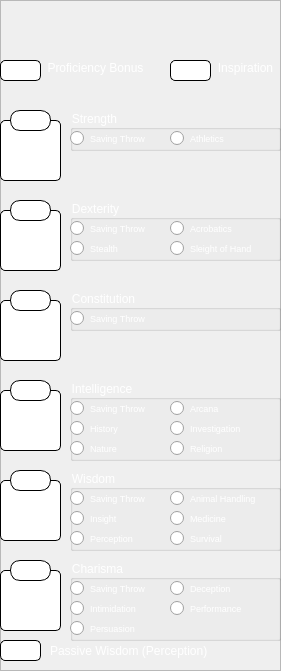
     <widget class="QFrame" name="frame_2">
      <property name="geometry">
       <rect>
        <x>0</x>
        <y>20</y>
        <width>281</width>
        <height>671</height>
       </rect>
      </property>
      <property name="frameShape">
       <enum>QFrame::StyledPanel</enum>
      </property>
      <property name="frameShadow">
       <enum>QFrame::Raised</enum>
      </property>
      <widget class="QLabel" name="label_22">
       <property name="geometry">
        <rect>
         <x>50</x>
         <y>640</y>
         <width>171</width>
         <height>21</height>
        </rect>
       </property>
       <property name="styleSheet">
        <string notr="true">color: rgb(255, 255, 255);</string>
       </property>
       <property name="text">
        <string>Passive Wisdom (Perception)</string>
       </property>
      </widget>
      <widget class="QLineEdit" name="CharismaMod">
       <property name="geometry">
        <rect>
         <x>10</x>
         <y>560</y>
         <width>41</width>
         <height>21</height>
        </rect>
       </property>
       <property name="styleSheet">
        <string notr="true"> background-color: white;
 border-style: solid;
 border-width:1px;
 border-radius:10px;
 border-color: black;</string>
       </property>
       <property name="text">
        <string/>
       </property>
       <property name="maxLength">
        <number>2</number>
       </property>
       <property name="alignment">
        <set>Qt::AlignCenter</set>
       </property>
      </widget>
      <widget class="QLineEdit" name="ConstitutionMod">
       <property name="geometry">
        <rect>
         <x>10</x>
         <y>290</y>
         <width>41</width>
         <height>21</height>
        </rect>
       </property>
       <property name="styleSheet">
        <string notr="true"> background-color: white;
 border-style: solid;
 border-width:1px;
 border-radius:10px;
 border-color: black;</string>
       </property>
       <property name="text">
        <string/>
       </property>
       <property name="maxLength">
        <number>2</number>
       </property>
       <property name="alignment">
        <set>Qt::AlignCenter</set>
       </property>
      </widget>
      <widget class="QLineEdit" name="Inspiration">
       <property name="geometry">
        <rect>
         <x>170</x>
         <y>60</y>
         <width>41</width>
         <height>21</height>
        </rect>
       </property>
       <property name="styleSheet">
        <string notr="true"> background-color: white;
 border-style: solid;
 border-width:1px;
 border-radius:5px;
 border-color: black;</string>
       </property>
       <property name="text">
        <string/>
       </property>
       <property name="alignment">
        <set>Qt::AlignCenter</set>
       </property>
      </widget>
      <widget class="QLineEdit" name="WisdomMod">
       <property name="geometry">
        <rect>
         <x>10</x>
         <y>470</y>
         <width>41</width>
         <height>21</height>
        </rect>
       </property>
       <property name="styleSheet">
        <string notr="true"> background-color: white;
 border-style: solid;
 border-width:1px;
 border-radius:10px;
 border-color: black;</string>
       </property>
       <property name="text">
        <string/>
       </property>
       <property name="maxLength">
        <number>2</number>
       </property>
       <property name="alignment">
        <set>Qt::AlignCenter</set>
       </property>
      </widget>
      <widget class="QGroupBox" name="groupBox_3">
       <property name="geometry">
        <rect>
         <x>70</x>
         <y>290</y>
         <width>211</width>
         <height>41</height>
        </rect>
       </property>
       <property name="styleSheet">
        <string notr="true">color: rgb(255, 255, 255);</string>
       </property>
       <property name="title">
        <string>Constitution</string>
       </property>
       <widget class="QRadioButton" name="ConstitutionSave">
        <property name="geometry">
         <rect>
          <x>0</x>
          <y>20</y>
          <width>101</width>
          <height>17</height>
         </rect>
        </property>
        <property name="font">
         <font>
          <pointsize>7</pointsize>
         </font>
        </property>
        <property name="styleSheet">
         <string notr="true">color: rgb(255, 255, 255);</string>
        </property>
        <property name="text">
         <string>Saving Throw</string>
        </property>
        <property name="autoExclusive">
         <bool>false</bool>
        </property>
       </widget>
      </widget>
      <widget class="QLineEdit" name="PassivePerception">
       <property name="geometry">
        <rect>
         <x>0</x>
         <y>640</y>
         <width>41</width>
         <height>21</height>
        </rect>
       </property>
       <property name="styleSheet">
        <string notr="true"> background-color: white;
 border-style: solid;
 border-width:1px;
 border-radius:5px;
 border-color: black;</string>
       </property>
       <property name="text">
        <string/>
       </property>
       <property name="alignment">
        <set>Qt::AlignCenter</set>
       </property>
      </widget>
      <widget class="QGroupBox" name="groupBox_2">
       <property name="geometry">
        <rect>
         <x>70</x>
         <y>200</y>
         <width>211</width>
         <height>61</height>
        </rect>
       </property>
       <property name="styleSheet">
        <string notr="true">color: rgb(255, 255, 255);</string>
       </property>
       <property name="title">
        <string>Dexterity</string>
       </property>
       <widget class="QRadioButton" name="DexteritySave">
        <property name="geometry">
         <rect>
          <x>0</x>
          <y>20</y>
          <width>101</width>
          <height>17</height>
         </rect>
        </property>
        <property name="font">
         <font>
          <pointsize>7</pointsize>
         </font>
        </property>
        <property name="styleSheet">
         <string notr="true">color: rgb(255, 255, 255);</string>
        </property>
        <property name="text">
         <string>Saving Throw</string>
        </property>
        <property name="autoExclusive">
         <bool>false</bool>
        </property>
       </widget>
       <widget class="QRadioButton" name="Acrobatics">
        <property name="geometry">
         <rect>
          <x>100</x>
          <y>20</y>
          <width>81</width>
          <height>17</height>
         </rect>
        </property>
        <property name="font">
         <font>
          <pointsize>7</pointsize>
         </font>
        </property>
        <property name="styleSheet">
         <string notr="true">color: rgb(255, 255, 255);</string>
        </property>
        <property name="text">
         <string>Acrobatics</string>
        </property>
        <property name="autoExclusive">
         <bool>false</bool>
        </property>
       </widget>
       <widget class="QRadioButton" name="SleightOfHand">
        <property name="geometry">
         <rect>
          <x>100</x>
          <y>40</y>
          <width>111</width>
          <height>17</height>
         </rect>
        </property>
        <property name="font">
         <font>
          <pointsize>7</pointsize>
         </font>
        </property>
        <property name="styleSheet">
         <string notr="true">color: rgb(255, 255, 255);</string>
        </property>
        <property name="text">
         <string>Sleight of Hand</string>
        </property>
        <property name="autoExclusive">
         <bool>false</bool>
        </property>
       </widget>
       <widget class="QRadioButton" name="Stealth">
        <property name="geometry">
         <rect>
          <x>0</x>
          <y>40</y>
          <width>61</width>
          <height>17</height>
         </rect>
        </property>
        <property name="font">
         <font>
          <pointsize>7</pointsize>
         </font>
        </property>
        <property name="styleSheet">
         <string notr="true">color: rgb(255, 255, 255);</string>
        </property>
        <property name="text">
         <string>Stealth</string>
        </property>
        <property name="autoExclusive">
         <bool>false</bool>
        </property>
       </widget>
       <zorder>DexteritySave</zorder>
       <zorder>SleightOfHand</zorder>
       <zorder>Stealth</zorder>
       <zorder>Acrobatics</zorder>
      </widget>
      <widget class="QLineEdit" name="StrengthMod">
       <property name="geometry">
        <rect>
         <x>10</x>
         <y>110</y>
         <width>41</width>
         <height>21</height>
        </rect>
       </property>
       <property name="styleSheet">
        <string notr="true"> background-color: white;
 border-style: solid;
 border-width:1px;
 border-radius:10px;
 border-color: black;</string>
       </property>
       <property name="text">
        <string/>
       </property>
       <property name="maxLength">
        <number>2</number>
       </property>
       <property name="alignment">
        <set>Qt::AlignCenter</set>
       </property>
      </widget>
      <widget class="QGroupBox" name="groupBox_4">
       <property name="geometry">
        <rect>
         <x>70</x>
         <y>380</y>
         <width>211</width>
         <height>81</height>
        </rect>
       </property>
       <property name="styleSheet">
        <string notr="true">color: rgb(255, 255, 255);</string>
       </property>
       <property name="title">
        <string>Intelligence</string>
       </property>
       <widget class="QRadioButton" name="IntelligenceSave">
        <property name="geometry">
         <rect>
          <x>0</x>
          <y>20</y>
          <width>101</width>
          <height>17</height>
         </rect>
        </property>
        <property name="font">
         <font>
          <pointsize>7</pointsize>
         </font>
        </property>
        <property name="styleSheet">
         <string notr="true">color: rgb(255, 255, 255);</string>
        </property>
        <property name="text">
         <string>Saving Throw</string>
        </property>
        <property name="autoExclusive">
         <bool>false</bool>
        </property>
       </widget>
       <widget class="QRadioButton" name="Arcana">
        <property name="geometry">
         <rect>
          <x>100</x>
          <y>20</y>
          <width>71</width>
          <height>17</height>
         </rect>
        </property>
        <property name="font">
         <font>
          <pointsize>7</pointsize>
         </font>
        </property>
        <property name="styleSheet">
         <string notr="true">color: rgb(255, 255, 255);</string>
        </property>
        <property name="text">
         <string>Arcana</string>
        </property>
        <property name="autoExclusive">
         <bool>false</bool>
        </property>
       </widget>
       <widget class="QRadioButton" name="History">
        <property name="geometry">
         <rect>
          <x>0</x>
          <y>40</y>
          <width>61</width>
          <height>17</height>
         </rect>
        </property>
        <property name="font">
         <font>
          <pointsize>7</pointsize>
         </font>
        </property>
        <property name="styleSheet">
         <string notr="true">color: rgb(255, 255, 255);</string>
        </property>
        <property name="text">
         <string>History</string>
        </property>
        <property name="autoExclusive">
         <bool>false</bool>
        </property>
       </widget>
       <widget class="QRadioButton" name="Investigation">
        <property name="geometry">
         <rect>
          <x>100</x>
          <y>40</y>
          <width>101</width>
          <height>17</height>
         </rect>
        </property>
        <property name="font">
         <font>
          <pointsize>7</pointsize>
         </font>
        </property>
        <property name="styleSheet">
         <string notr="true">color: rgb(255, 255, 255);</string>
        </property>
        <property name="text">
         <string>Investigation</string>
        </property>
        <property name="autoExclusive">
         <bool>false</bool>
        </property>
       </widget>
       <widget class="QRadioButton" name="Nature">
        <property name="geometry">
         <rect>
          <x>0</x>
          <y>60</y>
          <width>61</width>
          <height>17</height>
         </rect>
        </property>
        <property name="font">
         <font>
          <pointsize>7</pointsize>
         </font>
        </property>
        <property name="styleSheet">
         <string notr="true">color: rgb(255, 255, 255);</string>
        </property>
        <property name="text">
         <string>Nature</string>
        </property>
        <property name="autoExclusive">
         <bool>false</bool>
        </property>
       </widget>
       <widget class="QRadioButton" name="Religion">
        <property name="geometry">
         <rect>
          <x>100</x>
          <y>60</y>
          <width>71</width>
          <height>17</height>
         </rect>
        </property>
        <property name="font">
         <font>
          <pointsize>7</pointsize>
         </font>
        </property>
        <property name="styleSheet">
         <string notr="true">color: rgb(255, 255, 255);</string>
        </property>
        <property name="text">
         <string>Religion</string>
        </property>
        <property name="autoExclusive">
         <bool>false</bool>
        </property>
       </widget>
       <zorder>Religion</zorder>
       <zorder>Investigation</zorder>
       <zorder>Arcana</zorder>
       <zorder>Nature</zorder>
       <zorder>IntelligenceSave</zorder>
       <zorder>History</zorder>
      </widget>
      <widget class="QLineEdit" name="Charisma">
       <property name="geometry">
        <rect>
         <x>0</x>
         <y>570</y>
         <width>61</width>
         <height>61</height>
        </rect>
       </property>
       <property name="font">
        <font>
         <pointsize>12</pointsize>
        </font>
       </property>
       <property name="styleSheet">
        <string notr="true"> background-color: white;
 border-style: solid;
 border-width:1px;
 border-radius:5px;
 border-color: black;</string>
       </property>
       <property name="text">
        <string/>
       </property>
       <property name="maxLength">
        <number>2</number>
       </property>
       <property name="alignment">
        <set>Qt::AlignCenter</set>
       </property>
      </widget>
      <widget class="QLineEdit" name="Strength">
       <property name="geometry">
        <rect>
         <x>0</x>
         <y>120</y>
         <width>61</width>
         <height>61</height>
        </rect>
       </property>
       <property name="font">
        <font>
         <pointsize>12</pointsize>
        </font>
       </property>
       <property name="styleSheet">
        <string notr="true"> background-color: white;
 border-style: solid;
 border-width:1px;
 border-radius:5px;
 border-color: black;</string>
       </property>
       <property name="inputMask">
        <string/>
       </property>
       <property name="text">
        <string/>
       </property>
       <property name="maxLength">
        <number>2</number>
       </property>
       <property name="alignment">
        <set>Qt::AlignCenter</set>
       </property>
      </widget>
      <widget class="QLineEdit" name="Intelligence">
       <property name="geometry">
        <rect>
         <x>0</x>
         <y>390</y>
         <width>61</width>
         <height>61</height>
        </rect>
       </property>
       <property name="font">
        <font>
         <pointsize>12</pointsize>
        </font>
       </property>
       <property name="styleSheet">
        <string notr="true"> background-color: white;
 border-style: solid;
 border-width:1px;
 border-radius:5px;
 border-color: black;</string>
       </property>
       <property name="text">
        <string/>
       </property>
       <property name="maxLength">
        <number>2</number>
       </property>
       <property name="alignment">
        <set>Qt::AlignCenter</set>
       </property>
      </widget>
      <widget class="QGroupBox" name="groupBox_6">
       <property name="geometry">
        <rect>
         <x>70</x>
         <y>560</y>
         <width>211</width>
         <height>81</height>
        </rect>
       </property>
       <property name="styleSheet">
        <string notr="true">color: rgb(255, 255, 255);</string>
       </property>
       <property name="title">
        <string>Charisma</string>
       </property>
       <widget class="QRadioButton" name="CharismaSave">
        <property name="geometry">
         <rect>
          <x>0</x>
          <y>20</y>
          <width>101</width>
          <height>17</height>
         </rect>
        </property>
        <property name="font">
         <font>
          <pointsize>7</pointsize>
         </font>
        </property>
        <property name="styleSheet">
         <string notr="true">color: rgb(255, 255, 255);</string>
        </property>
        <property name="text">
         <string>Saving Throw</string>
        </property>
        <property name="autoExclusive">
         <bool>false</bool>
        </property>
       </widget>
       <widget class="QRadioButton" name="Deception">
        <property name="geometry">
         <rect>
          <x>100</x>
          <y>20</y>
          <width>81</width>
          <height>17</height>
         </rect>
        </property>
        <property name="font">
         <font>
          <pointsize>7</pointsize>
         </font>
        </property>
        <property name="styleSheet">
         <string notr="true">color: rgb(255, 255, 255);</string>
        </property>
        <property name="text">
         <string>Deception</string>
        </property>
        <property name="autoExclusive">
         <bool>false</bool>
        </property>
       </widget>
       <widget class="QRadioButton" name="Intimidation">
        <property name="geometry">
         <rect>
          <x>0</x>
          <y>40</y>
          <width>91</width>
          <height>17</height>
         </rect>
        </property>
        <property name="font">
         <font>
          <pointsize>7</pointsize>
         </font>
        </property>
        <property name="styleSheet">
         <string notr="true">color: rgb(255, 255, 255);</string>
        </property>
        <property name="text">
         <string>Intimidation</string>
        </property>
        <property name="autoExclusive">
         <bool>false</bool>
        </property>
       </widget>
       <widget class="QRadioButton" name="Performance">
        <property name="geometry">
         <rect>
          <x>100</x>
          <y>40</y>
          <width>91</width>
          <height>17</height>
         </rect>
        </property>
        <property name="font">
         <font>
          <pointsize>7</pointsize>
         </font>
        </property>
        <property name="styleSheet">
         <string notr="true">color: rgb(255, 255, 255);</string>
        </property>
        <property name="text">
         <string>Performance</string>
        </property>
        <property name="autoExclusive">
         <bool>false</bool>
        </property>
       </widget>
       <widget class="QRadioButton" name="Persuassion">
        <property name="geometry">
         <rect>
          <x>0</x>
          <y>60</y>
          <width>81</width>
          <height>17</height>
         </rect>
        </property>
        <property name="font">
         <font>
          <pointsize>7</pointsize>
         </font>
        </property>
        <property name="styleSheet">
         <string notr="true">color: rgb(255, 255, 255);</string>
        </property>
        <property name="text">
         <string>Persuasion</string>
        </property>
        <property name="autoExclusive">
         <bool>false</bool>
        </property>
       </widget>
       <zorder>Performance</zorder>
       <zorder>Intimidation</zorder>
       <zorder>CharismaSave</zorder>
       <zorder>Persuassion</zorder>
       <zorder>Deception</zorder>
      </widget>
      <widget class="QLineEdit" name="DexterityMod">
       <property name="geometry">
        <rect>
         <x>10</x>
         <y>200</y>
         <width>41</width>
         <height>21</height>
        </rect>
       </property>
       <property name="styleSheet">
        <string notr="true"> background-color: white;
 border-style: solid;
 border-width:1px;
 border-radius:10px;
 border-color: black;</string>
       </property>
       <property name="text">
        <string/>
       </property>
       <property name="maxLength">
        <number>2</number>
       </property>
       <property name="alignment">
        <set>Qt::AlignCenter</set>
       </property>
      </widget>
      <widget class="QGroupBox" name="groupBox_5">
       <property name="geometry">
        <rect>
         <x>70</x>
         <y>470</y>
         <width>211</width>
         <height>81</height>
        </rect>
       </property>
       <property name="styleSheet">
        <string notr="true">color: rgb(255, 255, 255);</string>
       </property>
       <property name="title">
        <string>Wisdom</string>
       </property>
       <widget class="QRadioButton" name="WisdomSave">
        <property name="geometry">
         <rect>
          <x>0</x>
          <y>20</y>
          <width>101</width>
          <height>17</height>
         </rect>
        </property>
        <property name="font">
         <font>
          <pointsize>7</pointsize>
         </font>
        </property>
        <property name="styleSheet">
         <string notr="true">color: rgb(255, 255, 255);</string>
        </property>
        <property name="text">
         <string>Saving Throw</string>
        </property>
        <property name="autoExclusive">
         <bool>false</bool>
        </property>
       </widget>
       <widget class="QRadioButton" name="AnimalHandling">
        <property name="geometry">
         <rect>
          <x>100</x>
          <y>20</y>
          <width>111</width>
          <height>17</height>
         </rect>
        </property>
        <property name="font">
         <font>
          <pointsize>7</pointsize>
         </font>
        </property>
        <property name="styleSheet">
         <string notr="true">color: rgb(255, 255, 255);</string>
        </property>
        <property name="text">
         <string>Animal Handling</string>
        </property>
        <property name="autoExclusive">
         <bool>false</bool>
        </property>
       </widget>
       <widget class="QRadioButton" name="Insight">
        <property name="geometry">
         <rect>
          <x>0</x>
          <y>40</y>
          <width>61</width>
          <height>17</height>
         </rect>
        </property>
        <property name="font">
         <font>
          <pointsize>7</pointsize>
         </font>
        </property>
        <property name="styleSheet">
         <string notr="true">color: rgb(255, 255, 255);</string>
        </property>
        <property name="text">
         <string>Insight</string>
        </property>
        <property name="autoExclusive">
         <bool>false</bool>
        </property>
       </widget>
       <widget class="QRadioButton" name="Medicine">
        <property name="geometry">
         <rect>
          <x>100</x>
          <y>40</y>
          <width>71</width>
          <height>17</height>
         </rect>
        </property>
        <property name="font">
         <font>
          <pointsize>7</pointsize>
         </font>
        </property>
        <property name="styleSheet">
         <string notr="true">color: rgb(255, 255, 255);</string>
        </property>
        <property name="text">
         <string>Medicine</string>
        </property>
        <property name="autoExclusive">
         <bool>false</bool>
        </property>
       </widget>
       <widget class="QRadioButton" name="Perception">
        <property name="geometry">
         <rect>
          <x>0</x>
          <y>60</y>
          <width>91</width>
          <height>17</height>
         </rect>
        </property>
        <property name="font">
         <font>
          <pointsize>7</pointsize>
         </font>
        </property>
        <property name="styleSheet">
         <string notr="true">color: rgb(255, 255, 255);</string>
        </property>
        <property name="text">
         <string>Perception</string>
        </property>
        <property name="autoExclusive">
         <bool>false</bool>
        </property>
       </widget>
       <widget class="QRadioButton" name="Survival">
        <property name="geometry">
         <rect>
          <x>100</x>
          <y>60</y>
          <width>70</width>
          <height>17</height>
         </rect>
        </property>
        <property name="font">
         <font>
          <pointsize>7</pointsize>
         </font>
        </property>
        <property name="styleSheet">
         <string notr="true">color: rgb(255, 255, 255);</string>
        </property>
        <property name="text">
         <string>Survival</string>
        </property>
        <property name="autoExclusive">
         <bool>false</bool>
        </property>
       </widget>
       <zorder>WisdomSave</zorder>
       <zorder>AnimalHandling</zorder>
       <zorder>Medicine</zorder>
       <zorder>Survival</zorder>
       <zorder>Insight</zorder>
       <zorder>Perception</zorder>
      </widget>
      <widget class="QGroupBox" name="groupBox">
       <property name="geometry">
        <rect>
         <x>70</x>
         <y>110</y>
         <width>211</width>
         <height>41</height>
        </rect>
       </property>
       <property name="styleSheet">
        <string notr="true">color: rgb(255, 255, 255);</string>
       </property>
       <property name="title">
        <string>Strength</string>
       </property>
       <widget class="QRadioButton" name="StrengthSave">
        <property name="geometry">
         <rect>
          <x>0</x>
          <y>20</y>
          <width>101</width>
          <height>17</height>
         </rect>
        </property>
        <property name="font">
         <font>
          <pointsize>7</pointsize>
         </font>
        </property>
        <property name="styleSheet">
         <string notr="true">color: rgb(255, 255, 255);</string>
        </property>
        <property name="text">
         <string>Saving Throw</string>
        </property>
        <property name="autoExclusive">
         <bool>false</bool>
        </property>
       </widget>
       <widget class="QRadioButton" name="Athletics">
        <property name="geometry">
         <rect>
          <x>100</x>
          <y>20</y>
          <width>71</width>
          <height>17</height>
         </rect>
        </property>
        <property name="font">
         <font>
          <pointsize>7</pointsize>
          <kerning>true</kerning>
         </font>
        </property>
        <property name="styleSheet">
         <string notr="true">color: rgb(255, 255, 255);</string>
        </property>
        <property name="text">
         <string>Athletics</string>
        </property>
        <property name="autoExclusive">
         <bool>false</bool>
        </property>
       </widget>
      </widget>
      <widget class="QLineEdit" name="Dexterity">
       <property name="geometry">
        <rect>
         <x>0</x>
         <y>210</y>
         <width>61</width>
         <height>61</height>
        </rect>
       </property>
       <property name="font">
        <font>
         <pointsize>12</pointsize>
        </font>
       </property>
       <property name="styleSheet">
        <string notr="true"> background-color: white;
 border-style: solid;
 border-width:1px;
 border-radius:5px;
 border-color: black;</string>
       </property>
       <property name="text">
        <string/>
       </property>
       <property name="maxLength">
        <number>2</number>
       </property>
       <property name="alignment">
        <set>Qt::AlignCenter</set>
       </property>
      </widget>
      <widget class="QLabel" name="label_21">
       <property name="geometry">
        <rect>
         <x>210</x>
         <y>60</y>
         <width>71</width>
         <height>16</height>
        </rect>
       </property>
       <property name="styleSheet">
        <string notr="true">color: rgb(255, 255, 255);</string>
       </property>
       <property name="text">
        <string>Inspiration</string>
       </property>
       <property name="alignment">
        <set>Qt::AlignCenter</set>
       </property>
      </widget>
      <widget class="QLineEdit" name="Wisdom">
       <property name="geometry">
        <rect>
         <x>0</x>
         <y>480</y>
         <width>61</width>
         <height>61</height>
        </rect>
       </property>
       <property name="font">
        <font>
         <pointsize>12</pointsize>
        </font>
       </property>
       <property name="styleSheet">
        <string notr="true"> background-color: white;
 border-style: solid;
 border-width:1px;
 border-radius:5px;
 border-color: black;</string>
       </property>
       <property name="text">
        <string/>
       </property>
       <property name="maxLength">
        <number>2</number>
       </property>
       <property name="alignment">
        <set>Qt::AlignCenter</set>
       </property>
      </widget>
      <widget class="QLabel" name="label_20">
       <property name="geometry">
        <rect>
         <x>40</x>
         <y>60</y>
         <width>111</width>
         <height>16</height>
        </rect>
       </property>
       <property name="styleSheet">
        <string notr="true">color: rgb(255, 255, 255);</string>
       </property>
       <property name="text">
        <string>Proficiency Bonus</string>
       </property>
       <property name="alignment">
        <set>Qt::AlignCenter</set>
       </property>
      </widget>
      <widget class="QLineEdit" name="IntelligenceMod">
       <property name="geometry">
        <rect>
         <x>10</x>
         <y>380</y>
         <width>41</width>
         <height>21</height>
        </rect>
       </property>
       <property name="styleSheet">
        <string notr="true"> background-color: white;
 border-style: solid;
 border-width:1px;
 border-radius:10px;
 border-color: black;</string>
       </property>
       <property name="text">
        <string/>
       </property>
       <property name="maxLength">
        <number>2</number>
       </property>
       <property name="alignment">
        <set>Qt::AlignCenter</set>
       </property>
      </widget>
      <widget class="QLineEdit" name="Constitution">
       <property name="geometry">
        <rect>
         <x>0</x>
         <y>300</y>
         <width>61</width>
         <height>61</height>
        </rect>
       </property>
       <property name="font">
        <font>
         <pointsize>12</pointsize>
        </font>
       </property>
       <property name="styleSheet">
        <string notr="true"> background-color: white;
 border-style: solid;
 border-width:1px;
 border-radius:5px;
 border-color: black;</string>
       </property>
       <property name="text">
        <string/>
       </property>
       <property name="maxLength">
        <number>2</number>
       </property>
       <property name="alignment">
        <set>Qt::AlignCenter</set>
       </property>
      </widget>
      <widget class="QLineEdit" name="ProficeiencyBonus">
       <property name="geometry">
        <rect>
         <x>0</x>
         <y>60</y>
         <width>41</width>
         <height>21</height>
        </rect>
       </property>
       <property name="styleSheet">
        <string notr="true"> background-color: white;
 border-style: solid;
 border-width:1px;
 border-radius:5px;
 border-color: black;</string>
       </property>
       <property name="text">
        <string/>
       </property>
       <property name="alignment">
        <set>Qt::AlignCenter</set>
       </property>
      </widget>
      <zorder>label_22</zorder>
      <zorder>groupBox_3</zorder>
      <zorder>groupBox_2</zorder>
      <zorder>groupBox_4</zorder>
      <zorder>groupBox_6</zorder>
      <zorder>groupBox_5</zorder>
      <zorder>groupBox</zorder>
      <zorder>label_21</zorder>
      <zorder>label_20</zorder>
      <zorder>Dexterity</zorder>
      <zorder>ProficeiencyBonus</zorder>
      <zorder>DexterityMod</zorder>
      <zorder>Constitution</zorder>
      <zorder>Wisdom</zorder>
      <zorder>Charisma</zorder>
      <zorder>Intelligence</zorder>
      <zorder>WisdomMod</zorder>
      <zorder>Strength</zorder>
      <zorder>CharismaMod</zorder>
      <zorder>IntelligenceMod</zorder>
      <zorder>Inspiration</zorder>
      <zorder>StrengthMod</zorder>
      <zorder>ConstitutionMod</zorder>
      <zorder>PassivePerception</zorder>
     </widget>
